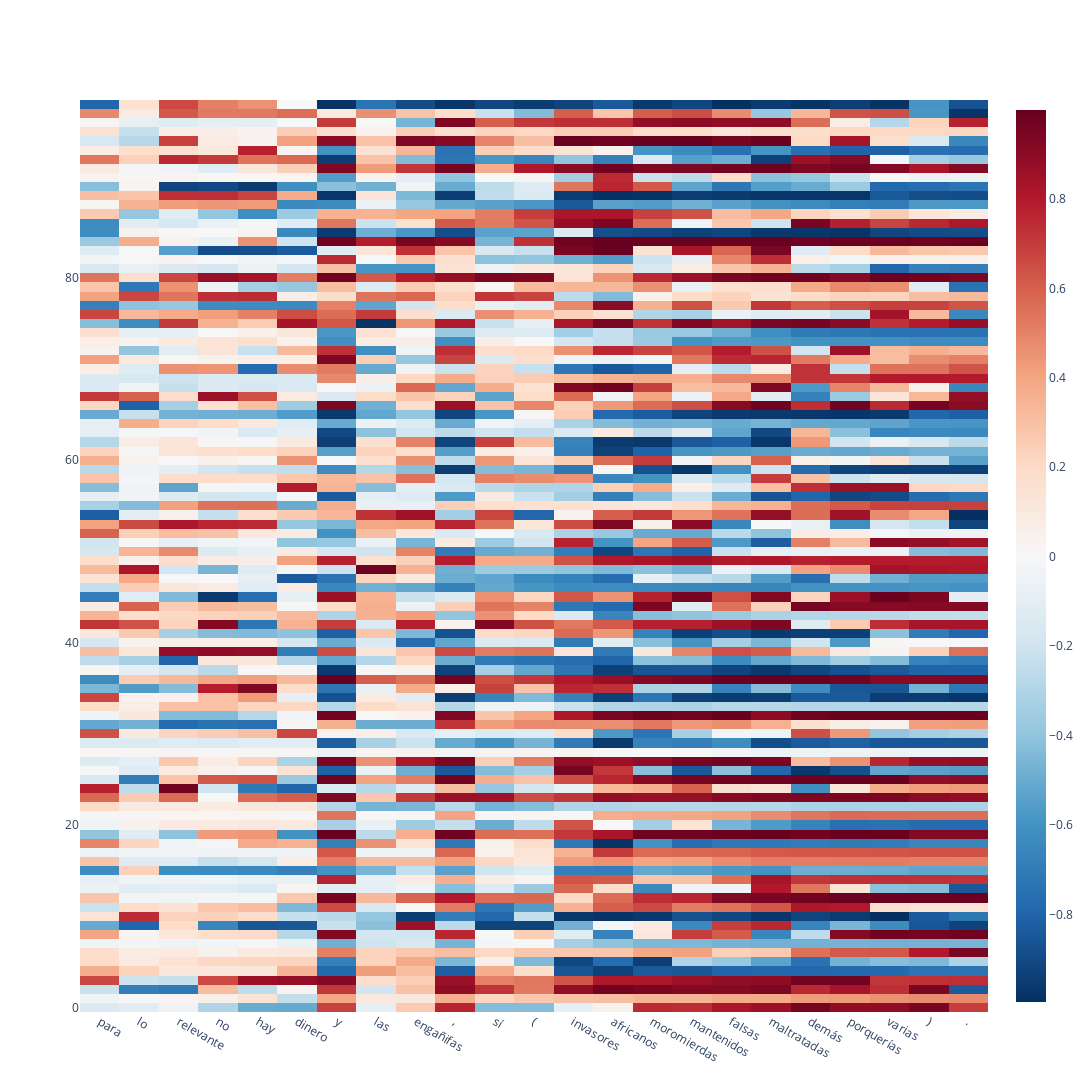

The code cell stored with this chart in its notebook:
### Code cell
plot_recurrent_outputs(text)

### Figure 1 — Plotly figure (JSON) as saved in the notebook; plotly's stock layout.template omitted (floating-point values rounded to 4 significant figures; data arrays with more than 128 entries replaced by an {"elided": "..."} marker saying what was removed)
{"data": [{"colorscale": [[0, "rgb(103,0,31)"], [0.1, "rgb(178,24,43)"], [0.2, "rgb(214,96,77)"], [0.3, "rgb(244,165,130)"], [0.4, "rgb(253,219,199)"], [0.5, "rgb(247,247,247)"], [0.6, "rgb(209,229,240)"], [0.7, "rgb(146,197,222)"], [0.8, "rgb(67,147,195)"], [0.9, "rgb(33,102,172)"], [1, "rgb(5,48,97)"]], "reversescale": true, "type": "heatmap", "x": ["para", "lo", "relevante", "no", "hay", "dinero", "y", "para", "las", "engañifas", ",", "sí", "(", "invasores", "africanos", ",", "moromierdas", "mantenidos", ",", "falsas", "maltratadas", "y", "demás", "porquerías", "varias", ")", "."], "z": {"elided": "100x27 float values"}}], "layout": {"autosize": false, "height": 2000, "width": 1200, "xaxis": {"autorange": true, "range": [-0.5, 22.5], "type": "category"}, "yaxis": {"autorange": true, "range": [-0.5, 99.5]}}}
